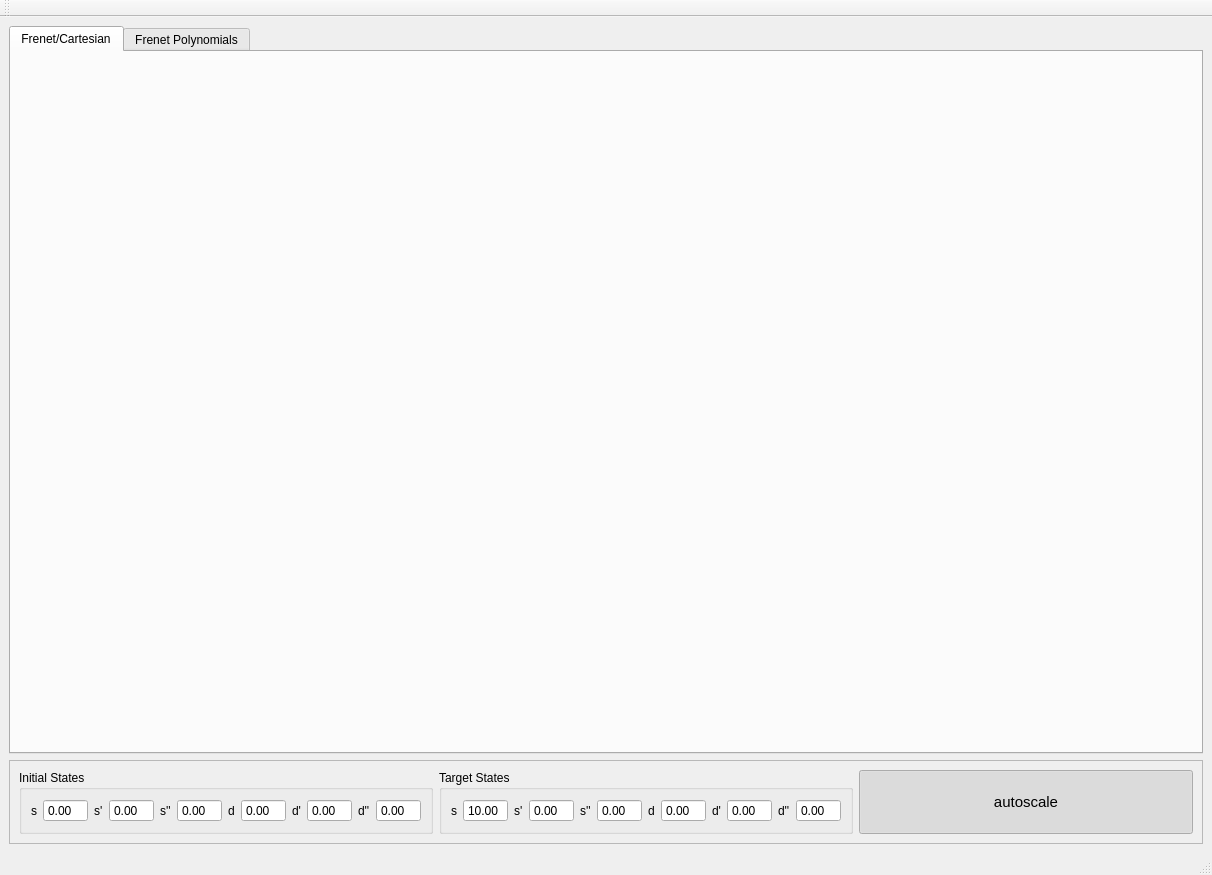
<?xml version="1.0" encoding="UTF-8"?>
<ui version="4.0">
 <class>MainWindow</class>
 <widget class="QMainWindow" name="MainWindow">
  <property name="geometry">
   <rect>
    <x>0</x>
    <y>0</y>
    <width>1212</width>
    <height>875</height>
   </rect>
  </property>
  <property name="windowTitle">
   <string>Frenet Planner Debug Visualization</string>
  </property>
  <widget class="QWidget" name="centralwidget">
   <layout class="QGridLayout" name="gridLayout">
    <item row="1" column="0">
     <widget class="QFrame" name="states_frame">
      <property name="sizePolicy">
       <sizepolicy hsizetype="Preferred" vsizetype="Minimum">
        <horstretch>0</horstretch>
        <verstretch>0</verstretch>
       </sizepolicy>
      </property>
      <property name="minimumSize">
       <size>
        <width>0</width>
        <height>0</height>
       </size>
      </property>
      <property name="frameShape">
       <enum>QFrame::StyledPanel</enum>
      </property>
      <property name="frameShadow">
       <enum>QFrame::Raised</enum>
      </property>
      <layout class="QHBoxLayout" name="horizontalLayout_4">
       <item>
        <widget class="QGroupBox" name="initial_states_box">
         <property name="minimumSize">
          <size>
           <width>0</width>
           <height>50</height>
          </size>
         </property>
         <property name="title">
          <string>Initial States</string>
         </property>
         <layout class="QHBoxLayout" name="horizontalLayout_2">
          <item>
           <widget class="QLabel" name="lon_pos_label">
            <property name="text">
             <string>s</string>
            </property>
           </widget>
          </item>
          <item>
           <widget class="QDoubleSpinBox" name="lon_pos">
            <property name="buttonSymbols">
             <enum>QAbstractSpinBox::NoButtons</enum>
            </property>
            <property name="accelerated">
             <bool>false</bool>
            </property>
            <property name="minimum">
             <double>-99.000000000000000</double>
            </property>
           </widget>
          </item>
          <item>
           <widget class="QLabel" name="lon_vel_label">
            <property name="text">
             <string>s'</string>
            </property>
           </widget>
          </item>
          <item>
           <widget class="QDoubleSpinBox" name="lon_vel">
            <property name="buttonSymbols">
             <enum>QAbstractSpinBox::NoButtons</enum>
            </property>
            <property name="accelerated">
             <bool>false</bool>
            </property>
            <property name="minimum">
             <double>-99.000000000000000</double>
            </property>
           </widget>
          </item>
          <item>
           <widget class="QLabel" name="lon_acc_label">
            <property name="text">
             <string>s''</string>
            </property>
           </widget>
          </item>
          <item>
           <widget class="QDoubleSpinBox" name="lon_acc">
            <property name="buttonSymbols">
             <enum>QAbstractSpinBox::NoButtons</enum>
            </property>
            <property name="accelerated">
             <bool>false</bool>
            </property>
            <property name="minimum">
             <double>-99.000000000000000</double>
            </property>
           </widget>
          </item>
          <item>
           <widget class="QLabel" name="lat_pos_label">
            <property name="text">
             <string>d</string>
            </property>
           </widget>
          </item>
          <item>
           <widget class="QDoubleSpinBox" name="lat_pos">
            <property name="buttonSymbols">
             <enum>QAbstractSpinBox::NoButtons</enum>
            </property>
            <property name="accelerated">
             <bool>false</bool>
            </property>
            <property name="minimum">
             <double>-99.000000000000000</double>
            </property>
           </widget>
          </item>
          <item>
           <widget class="QLabel" name="lat_vel_label">
            <property name="text">
             <string>d'</string>
            </property>
           </widget>
          </item>
          <item>
           <widget class="QDoubleSpinBox" name="lat_vel">
            <property name="buttonSymbols">
             <enum>QAbstractSpinBox::NoButtons</enum>
            </property>
            <property name="accelerated">
             <bool>false</bool>
            </property>
            <property name="minimum">
             <double>-99.000000000000000</double>
            </property>
           </widget>
          </item>
          <item>
           <widget class="QLabel" name="lat_acc_label">
            <property name="text">
             <string>d''</string>
            </property>
           </widget>
          </item>
          <item>
           <widget class="QDoubleSpinBox" name="lat_acc">
            <property name="buttonSymbols">
             <enum>QAbstractSpinBox::NoButtons</enum>
            </property>
            <property name="accelerated">
             <bool>false</bool>
            </property>
            <property name="minimum">
             <double>-99.000000000000000</double>
            </property>
           </widget>
          </item>
         </layout>
        </widget>
       </item>
       <item>
        <widget class="QGroupBox" name="target_states_box">
         <property name="minimumSize">
          <size>
           <width>0</width>
           <height>50</height>
          </size>
         </property>
         <property name="title">
          <string>Target States</string>
         </property>
         <layout class="QHBoxLayout" name="horizontalLayout_3">
          <item>
           <widget class="QLabel" name="lon_pos_label_2">
            <property name="text">
             <string>s</string>
            </property>
           </widget>
          </item>
          <item>
           <widget class="QDoubleSpinBox" name="lon_pos_2">
            <property name="buttonSymbols">
             <enum>QAbstractSpinBox::NoButtons</enum>
            </property>
            <property name="accelerated">
             <bool>false</bool>
            </property>
            <property name="minimum">
             <double>-99.000000000000000</double>
            </property>
            <property name="value">
             <double>10.000000000000000</double>
            </property>
           </widget>
          </item>
          <item>
           <widget class="QLabel" name="lon_vel_label_2">
            <property name="text">
             <string>s'</string>
            </property>
           </widget>
          </item>
          <item>
           <widget class="QDoubleSpinBox" name="lon_vel_2">
            <property name="buttonSymbols">
             <enum>QAbstractSpinBox::NoButtons</enum>
            </property>
            <property name="accelerated">
             <bool>false</bool>
            </property>
            <property name="minimum">
             <double>-99.000000000000000</double>
            </property>
           </widget>
          </item>
          <item>
           <widget class="QLabel" name="lon_acc_label_2">
            <property name="text">
             <string>s''</string>
            </property>
           </widget>
          </item>
          <item>
           <widget class="QDoubleSpinBox" name="lon_acc_2">
            <property name="buttonSymbols">
             <enum>QAbstractSpinBox::NoButtons</enum>
            </property>
            <property name="accelerated">
             <bool>false</bool>
            </property>
            <property name="minimum">
             <double>-99.000000000000000</double>
            </property>
           </widget>
          </item>
          <item>
           <widget class="QLabel" name="lat_pos_label_2">
            <property name="text">
             <string>d</string>
            </property>
           </widget>
          </item>
          <item>
           <widget class="QDoubleSpinBox" name="lat_pos_2">
            <property name="buttonSymbols">
             <enum>QAbstractSpinBox::NoButtons</enum>
            </property>
            <property name="accelerated">
             <bool>false</bool>
            </property>
            <property name="minimum">
             <double>-99.000000000000000</double>
            </property>
           </widget>
          </item>
          <item>
           <widget class="QLabel" name="lat_vel_label_2">
            <property name="text">
             <string>d'</string>
            </property>
           </widget>
          </item>
          <item>
           <widget class="QDoubleSpinBox" name="lat_vel_2">
            <property name="buttonSymbols">
             <enum>QAbstractSpinBox::NoButtons</enum>
            </property>
            <property name="accelerated">
             <bool>false</bool>
            </property>
            <property name="minimum">
             <double>-99.000000000000000</double>
            </property>
           </widget>
          </item>
          <item>
           <widget class="QLabel" name="lat_acc_label_2">
            <property name="text">
             <string>d''</string>
            </property>
           </widget>
          </item>
          <item>
           <widget class="QDoubleSpinBox" name="lat_acc_2">
            <property name="buttonSymbols">
             <enum>QAbstractSpinBox::NoButtons</enum>
            </property>
            <property name="accelerated">
             <bool>false</bool>
            </property>
            <property name="minimum">
             <double>-99.000000000000000</double>
            </property>
           </widget>
          </item>
         </layout>
        </widget>
       </item>
       <item>
        <widget class="QPushButton" name="autoscale_toggle_button">
         <property name="sizePolicy">
          <sizepolicy hsizetype="Minimum" vsizetype="Minimum">
           <horstretch>0</horstretch>
           <verstretch>0</verstretch>
          </sizepolicy>
         </property>
         <property name="font">
          <font>
           <pointsize>11</pointsize>
          </font>
         </property>
         <property name="text">
          <string>autoscale</string>
         </property>
         <property name="checkable">
          <bool>true</bool>
         </property>
         <property name="checked">
          <bool>true</bool>
         </property>
        </widget>
       </item>
      </layout>
     </widget>
    </item>
    <item row="0" column="0">
     <widget class="QTabWidget" name="tabWidget">
      <property name="currentIndex">
       <number>0</number>
      </property>
      <widget class="QCustomPlot" name="frenet_cartesian_plot">
       <attribute name="title">
        <string>Frenet/Cartesian</string>
       </attribute>
      </widget>
      <widget class="QCustomPlot" name="frenet_polynomials_plot">
       <attribute name="title">
        <string>Frenet Polynomials</string>
       </attribute>
      </widget>
     </widget>
    </item>
   </layout>
  </widget>
  <widget class="QMenuBar" name="menubar">
   <property name="geometry">
    <rect>
     <x>0</x>
     <y>0</y>
     <width>1212</width>
     <height>21</height>
    </rect>
   </property>
  </widget>
  <widget class="QStatusBar" name="statusBar"/>
  <widget class="QToolBar" name="toolBar">
   <property name="windowTitle">
    <string>toolBar</string>
   </property>
   <attribute name="toolBarArea">
    <enum>TopToolBarArea</enum>
   </attribute>
   <attribute name="toolBarBreak">
    <bool>false</bool>
   </attribute>
  </widget>
 </widget>
 <customwidgets>
  <customwidget>
   <class>QCustomPlot</class>
   <extends>QWidget</extends>
   <header>qcustomplot.h</header>
   <container>1</container>
  </customwidget>
 </customwidgets>
 <resources/>
 <connections/>
</ui>
